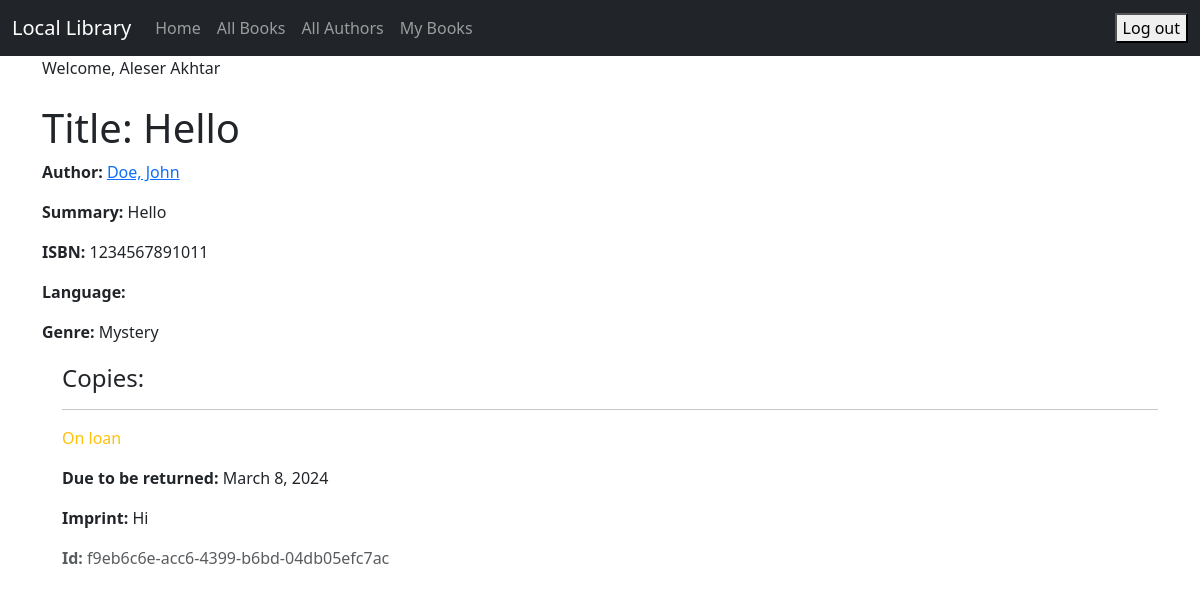
/book/1/ (signed in), run on the app's committed database.
### catalog/models.py (models this page shows, shortened)
class Book(models.Model):
    title = models.CharField(max_length=200)
    author = models.ForeignKey('Author', on_delete=models.RESTRICT, null=True)
    summary = models.TextField(max_length=1000, help_text="Enter a brief description of the book")
    isbn = models.CharField('ISBN', max_length=13, unique=True, help_text='13 Character <a href="https://www.isbn-international.org/content/what-isbn">ISBN number</a>')
    genre = models.ManyToManyField(Genre, help_text="Select a genre for this book")
    image = models.ImageField(upload_to='book_images/', null=True, blank=True)  # New field

class Author(models.Model):
    first_name = models.CharField(max_length=100)
    last_name = models.CharField(max_length=100)
    date_of_birth = models.DateField(null=True, blank=True)
    date_of_death = models.DateField('Died', null=True, blank=True)
    author_image = models.ImageField(upload_to='images/', null=True, blank=True)
    class Meta:
        ordering = ['last_name', 'first_name']
    def __str__(self):
        return f'{self.last_name}, {self.first_name}'

class Genre(models.Model):
    name = models.CharField(max_length=200, help_text="Enter a book genre (e.g. Science Fiction)")
    def __str__(self):
        return self.name

class BookInstance(models.Model):
    id = models.UUIDField(primary_key=True, default=uuid.uuid4, help_text="Unique ID for this particular book across whole library")
    book = models.ForeignKey('Book', on_delete=models.RESTRICT, null=True)
    imprint = models.CharField(max_length=200)
    due_back = models.DateField(null=True, blank=True)
    LOAN_STATUS = (
        ('m', 'Maintenance'),
        ('o', 'On loan'),
        ('a', 'Available'),
        ('r', 'Reserved'),
    )
    status = models.CharField(
        max_length=1,
        choices=LOAN_STATUS,
        blank=True,
        default='m',
        help_text='Book availability',
    )
    borrower = models.ForeignKey(User, on_delete=models.SET_NULL, null=True, blank=True)
    class Meta:
        ordering = ['due_back']

### catalog/views.py (the view)
# urls.py: path('book/<int:pk>/', views.BookDetailView.as_view(), name='book_detail'),
class BookDetailView(LoginRequiredMixin, generic.DetailView):
    model = Book

### catalog/templates/catalog/book_detail.html (shortened to what this page needs)
{% extends "catalog/base.html" %}
{% block content %}
    <h1>Title: {{ book.title }}</h1>
    <p><strong>Author:</strong> <a href="{% url 'author_detail' book.author.pk %}">{{ book.author }}</a></p>
    <p><strong>Summary:</strong> {{ book.summary }}</p>
    <p><strong>ISBN:</strong> {{ book.isbn }}</p>
    <p><strong>Language:</strong> {{ book.language }}</p>
    <p><strong>Genre:</strong> {{ book.genre.all|join:", " }}</p>
    <div style="margin-left:20px;margin-top:20px">
        <h4>Copies:</h4>
        <hr>
        {% for copy in book.bookinstance_set.all %}
            <p class="{% if copy.status == 'a' %}text-success{% elif copy.status == 'm' %}text-danger{% else %}text-warning{% endif %}">
                {{ copy.get_status_display }}
            </p>
            {% if copy.status != 'a' %}
                <p><strong>Due to be returned:</strong> {{ copy.due_back }}</p>
            {% endif %}
            <p><strong>Imprint:</strong> {{ copy.imprint }}</p>
            <p class="text-muted"><strong>Id:</strong> {{ copy.id }}</p>
        {% endfor %}
    </div>
{% endblock %}

### catalog/templates/catalog/base.html (shortened to what this page needs)
{% load static %}
<!doctype html>
<html lang="en">
<head>
    <link href="https://cdn.jsdelivr.net/npm/bootstrap@5.3.0-alpha1/dist/css/bootstrap.min.css" rel="stylesheet"
>
</head>
<body>
<nav class="navbar navbar-expand-lg navbar-dark bg-dark">
    <div class="container-fluid">
        <a class="navbar-brand" href="{% url 'index' %}">Local Library</a>
        <div class="collapse navbar-collapse" id="navbarSupportedContent">
            <ul class="navbar-nav me-auto mb-2 mb-lg-0">
                <li class="nav-item">
                    <a class="nav-link" href="{% url 'index' %}">Home</a>
                </li>
                <li class="nav-item">
                    <a class="nav-link" href="{% url 'book_list' %}">All Books</a>
                </li>
                <li class="nav-item">
                    <a class="nav-link" href="{% url 'author_list' %}">All Authors</a>
                </li>
                {% if user.is_authenticated %}
                    <li><a class="nav-link" href="{% url 'my_books' %}">My Books</a></li>
                {% endif %}
            </ul>
        </div>
    <ul class="nav navbar-nav ml-auto">
        {% if user.is_authenticated %}
           <li>
              <form action="{% url 'logout' %}" method="post">
                 <button type="submit">Log out</button>
              </form>
           </li>
        {% else %}
            <li><a class="nav-link" href="{% url 'login' %}"><span class="glyphicon glyphicon-log-in"></span>Login</a>
            </li>
            <li><a class="nav-link" href="{% url 'register' %}"><span class="glyphicon glyphicon-log-in"></span>Sign Up</a>
            </li>
        {% endif %}
    </ul>
    </div>
</nav>
<div class="container">
    {% if user.is_authenticated %}
        Welcome, {{ user.first_name }} {{ user.last_name }}
    {% endif %}
</div>
<div class="container">
    <br/>
    {% block content %}
    {% endblock %}
</div>
</body>
</html>

### data on the page
Book: title "Hello", author "Doe, John", summary "Hello", isbn "1234567891011", genre.all "Mystery"
BookInstance: status "On loan", due_back "March 8, 2024", imprint "Hi", id "f9eb6c6e-acc6-4399-b6bd-04db05efc7ac"

### other printed values
{{ user.first_name }} "Aleser"
{{ user.last_name }} "Akhtar"
